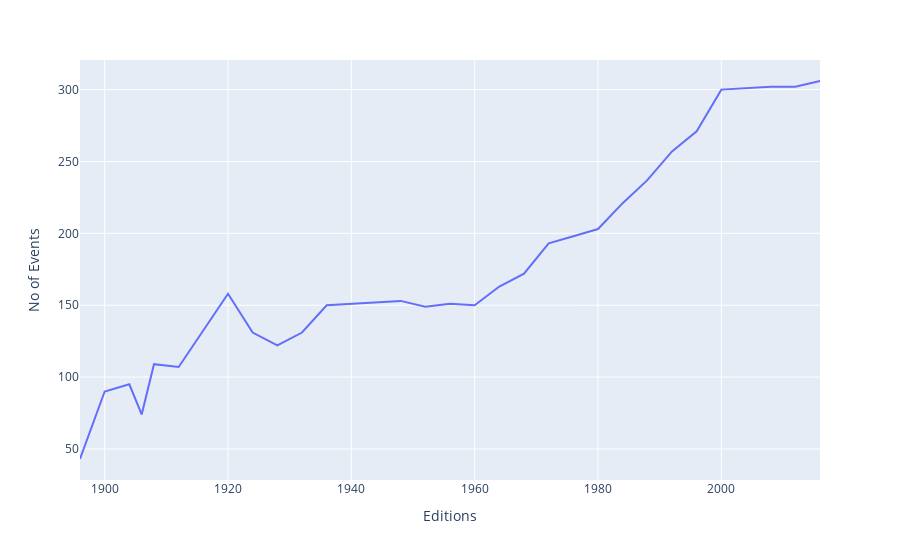

The notebook cell saved with this chart:
### Code cell
fig = px.line(events_over_time, x='Editions', y='No of Events')
fig.show()

### Figure 1 — Plotly figure (JSON) as saved in the notebook; plotly's stock layout.template omitted (floating-point values rounded to 4 significant figures)
{"data": [{"hovertemplate": "Editions=%{x}<br>No of Events=%{y}<extra></extra>", "legendgroup": "", "line": {"color": "#636efa", "dash": "solid"}, "marker": {"symbol": "circle"}, "mode": "lines", "name": "", "orientation": "v", "showlegend": false, "type": "scatter", "x": [1896, 1900, 1904, 1906, 1908, 1912, 1920, 1924, 1928, 1932, 1936, 1948, 1952, 1956, 1960, 1964, 1968, 1972, 1976, 1980, 1984, 1988, 1992, 1996, 2000, 2004, 2008, 2012, 2016], "xaxis": "x", "y": [43, 90, 95, 74, 109, 107, 158, 131, 122, 131, 150, 153, 149, 151, 150, 163, 172, 193, 198, 203, 221, 237, 257, 271, 300, 301, 302, 302, 306], "yaxis": "y"}], "layout": {"legend": {"tracegroupgap": 0}, "margin": {"t": 60}, "xaxis": {"anchor": "y", "domain": [0, 1], "title": {"text": "Editions"}}, "yaxis": {"anchor": "x", "domain": [0, 1], "title": {"text": "No of Events"}}}}
